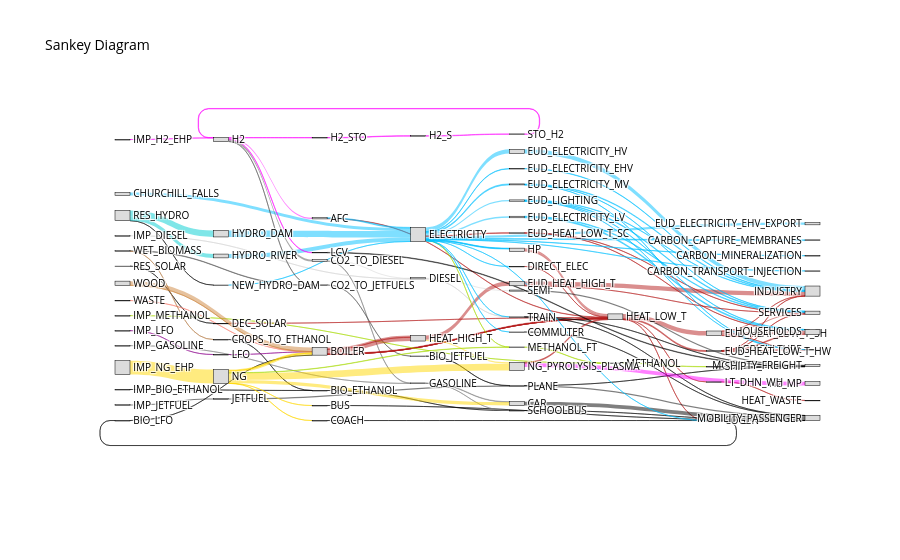

The code cell stored with this chart in its notebook:
### Code cell
results_peaks_2050_carboneutre = run_model(energyscope_peaks_2050_carboneutre,apply_postprocessing=True)
plot_sankey(results_peaks_2050_carboneutre)
